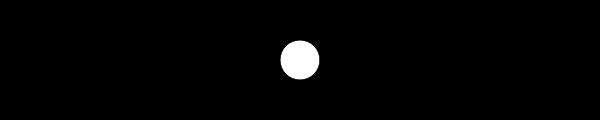
Frame 1 (no input)
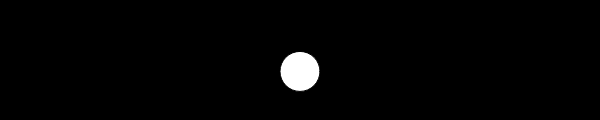
Frame 60 (no input)
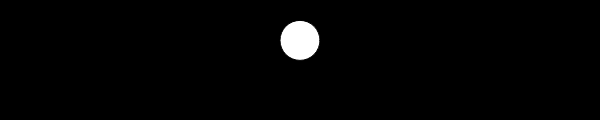
Frame 120 (the mouse pressed at the canvas centre since frame 60)

The p5.js sketch that drew these frames (run headless with seeded random() and noise() and a simulated clock; from frame 60 on, the mouse is pressed at the canvas centre):

// p5.js sketch
// ── sketch.js
var angle = 0.0;

function setup() {
  createCanvas(600, 120);
}

function draw() {
  background(0);
  var sineValue = sin(angle);
  var y = map(sineValue, -1, 1, 0, 120);
  ellipse(300, y, 40, 40);
  angle += 0.05;
}

//TO USE in LA 3: change gray value with SIN

// <p>For example, below, we calculate the sine of a growing angle, and map the result to a value between 0 and 255  Then we use this value to set the background color of the sketch. As you can see, it cycles smoothly from black, through all gradations of gray, to white, and then back, forever: </p>

// var angle = 0.0;

// function setup() {
//   createCanvas(600, 120);
// }

// function draw() {
//   var sinval = sin(angle);
//   print(sinval);
//   var gray = map(sinval, -1, 1, 0, 255);
//   background(gray);
//   angle += 0.1;
// }
